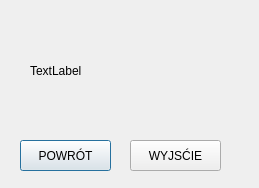
<?xml version="1.0" encoding="UTF-8"?>
<ui version="4.0">
 <class>MessageWindow</class>
 <widget class="QDialog" name="MessageWindow">
  <property name="geometry">
   <rect>
    <x>0</x>
    <y>0</y>
    <width>259</width>
    <height>188</height>
   </rect>
  </property>
  <property name="windowTitle">
   <string/>
  </property>
  <property name="sizeGripEnabled">
   <bool>false</bool>
  </property>
  <widget class="QPushButton" name="return_button">
   <property name="geometry">
    <rect>
     <x>20</x>
     <y>140</y>
     <width>91</width>
     <height>31</height>
    </rect>
   </property>
   <property name="text">
    <string>POWRÓT</string>
   </property>
  </widget>
  <widget class="QLabel" name="label">
   <property name="geometry">
    <rect>
     <x>30</x>
     <y>40</y>
     <width>231</width>
     <height>61</height>
    </rect>
   </property>
   <property name="text">
    <string>TextLabel</string>
   </property>
  </widget>
  <widget class="QPushButton" name="exit_button">
   <property name="geometry">
    <rect>
     <x>130</x>
     <y>140</y>
     <width>91</width>
     <height>31</height>
    </rect>
   </property>
   <property name="text">
    <string>WYJSĆIE</string>
   </property>
  </widget>
 </widget>
 <resources/>
 <connections/>
</ui>
